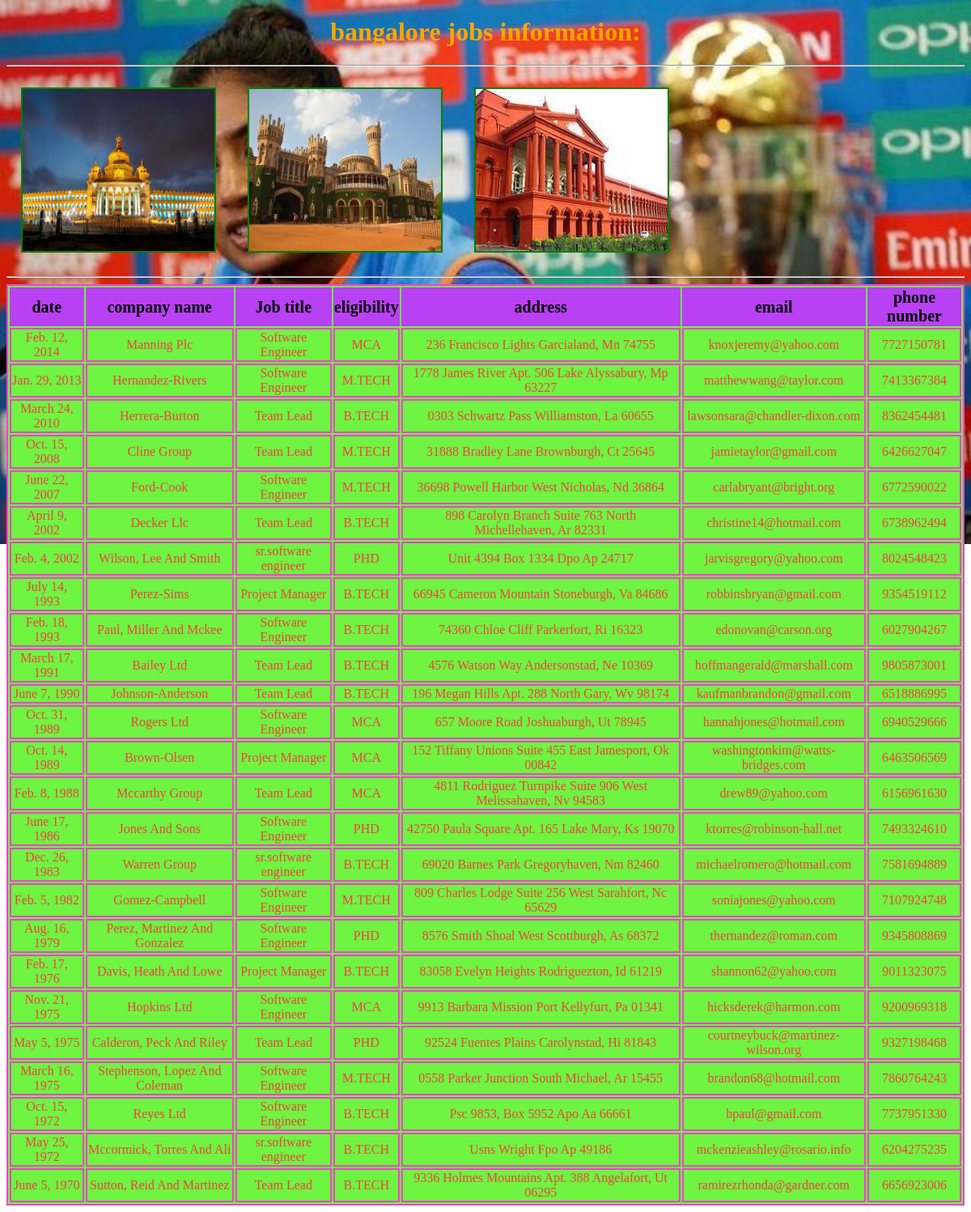
The app's page /blore/ with its own data.
### testapp/models.py (models this page shows)
class blorejobs(models.Model):
    date=models.DateField()
    company=models.CharField(max_length=64)
    title=models.CharField(max_length=64)
    eligibility=models.CharField(max_length=64)
    address=models.CharField(max_length=64)
    email=models.EmailField()
    phonenumber=models.IntegerField()

### testapp/views.py (the view)
# urls.py: url(r'^blore/',views.blorejobs_view),
def blorejobs_view(request):
    jobs_list=blorejobs.objects.order_by('-date')
    return render(request,'testapp/blorejobs.html',{"jobs_list":jobs_list})

### templates/testapp/blorejobs.html (shortened to what this page needs)
<!DOCTYPE html>
{% load staticfiles %}
<html lang="en" dir="ltr">
  <head>
    <link rel="stylesheet" href="{% static 'css/demo.css' %}">
  </head>
  <body>
<h1>bangalore jobs information:</h1><hr>
<img src="{% static 'images/image8.jpg' %}" alt="">
<img src="{% static 'images/image9.jpg' %}" alt="">
<img src="{% static 'images/image10.jpg' %}" alt=""><hr>
{% if jobs_list %}
<table border='2' id='sp'>
  <thead>
    <th>date</th>
    <th>company name</th>
    <th>Job title</th>
    <th>eligibility</th>
    <th>address</th>
    <th>email</th>
    <th>phone number</th>
  </thead>
  {% for job in jobs_list %}
  <tr>
    <td>{{job.date}}</td>
    <td>{{job.company|title}}</td>
    <td>{{job.title}}</td>
    <td>{{job.eligibility|upper}}</td>
    <td>{{job.address|title}}</td>
    <td>{{job.email}}</td>
    <td>{{job.phonenumber}}</td>
  </tr>
  {% endfor %}
</table>
{% else %}
<p>no data found</p>
{%endif%}
</body>
</html>

### static/css/demo.css (style rules this page uses)
h1 { text-align: center; color:orange;; }
img { height: 200px; width: 20%; margin: 1.5%; border: 2px solid green; }
#sp,td { border:2px solid #f442d1; text-align: center; background: #6ef441; color:rgb(244, 65, 65); }
th { background: #b841f4; font-size: 20px; color:black; border:#f44141; }
body { background-image:url(/static/images/image19.jpg); background-repeat:no-repeat; background-size:100%; }

### records on screen
blorejobs: date "Feb. 12, 2014", company "Manning Plc", title "Software Engineer", eligibility "MCA", address "236 Francisco Lights Garcialand, Mn 74755", email "knoxjeremy@yahoo.com", phonenumber "7727150781"
blorejobs: date "Jan. 29, 2013", company "Hernandez-Rivers", title "Software Engineer", eligibility "M.TECH", address "1778 James River Apt. 506 Lake Alyssabury, Mp 63227", email "matthewwang@taylor.com", phonenumber "7413367384"
blorejobs: date "March 24, 2010", company "Herrera-Burton", title "Team Lead", eligibility "B.TECH", address "0303 Schwartz Pass Williamston, La 60655", email "lawsonsara@chandler-dixon.com", phonenumber "8362454481"
blorejobs: date "Oct. 15, 2008", company "Cline Group", title "Team Lead", eligibility "M.TECH", address "31888 Bradley Lane Brownburgh, Ct 25645", email "jamietaylor@gmail.com", phonenumber "6426627047"
blorejobs: date "June 22, 2007", company "Ford-Cook", title "Software Engineer", eligibility "M.TECH", address "36698 Powell Harbor West Nicholas, Nd 36864", email "carlabryant@bright.org", phonenumber "6772590022"
blorejobs: date "April 9, 2002", company "Decker Llc", title "Team Lead", eligibility "B.TECH", address "898 Carolyn Branch Suite 763 North Michellehaven, Ar 82331", email "christine14@hotmail.com", phonenumber "6738962494"
blorejobs: date "Feb. 4, 2002", company "Wilson, Lee And Smith", title "sr.software engineer", eligibility "PHD", address "Unit 4394 Box 1334 Dpo Ap 24717", email "jarvisgregory@yahoo.com", phonenumber "8024548423"
blorejobs: date "July 14, 1993", company "Perez-Sims", title "Project Manager", eligibility "B.TECH", address "66945 Cameron Mountain Stoneburgh, Va 84686", email "robbinsbryan@gmail.com", phonenumber "9354519112"
blorejobs: date "Feb. 18, 1993", company "Paul, Miller And Mckee", title "Software Engineer", eligibility "B.TECH", address "74360 Chloe Cliff Parkerfort, Ri 16323", email "edonovan@carson.org", phonenumber "6027904267"
blorejobs: date "March 17, 1991", company "Bailey Ltd", title "Team Lead", eligibility "B.TECH", address "4576 Watson Way Andersonstad, Ne 10369", email "hoffmangerald@marshall.com", phonenumber "9805873001"
blorejobs: date "June 7, 1990", company "Johnson-Anderson", title "Team Lead", eligibility "B.TECH", address "196 Megan Hills Apt. 288 North Gary, Wv 98174", email "kaufmanbrandon@gmail.com", phonenumber "6518886995"
blorejobs: date "Oct. 31, 1989", company "Rogers Ltd", title "Software Engineer", eligibility "MCA", address "657 Moore Road Joshuaburgh, Ut 78945", email "hannahjones@hotmail.com", phonenumber "6940529666"
blorejobs: date "Oct. 14, 1989", company "Brown-Olsen", title "Project Manager", eligibility "MCA", address "152 Tiffany Unions Suite 455 East Jamesport, Ok 00842", email "washingtonkim@watts-bridges.com", phonenumber "6463506569"
blorejobs: date "Feb. 8, 1988", company "Mccarthy Group", title "Team Lead", eligibility "MCA", address "4811 Rodriguez Turnpike Suite 906 West Melissahaven, Nv 94583", email "drew89@yahoo.com", phonenumber "6156961630"
blorejobs: date "June 17, 1986", company "Jones And Sons", title "Software Engineer", eligibility "PHD", address "42750 Paula Square Apt. 165 Lake Mary, Ks 19070", email "ktorres@robinson-hall.net", phonenumber "7493324610"
blorejobs: date "Dec. 26, 1983", company "Warren Group", title "sr.software engineer", eligibility "B.TECH", address "69020 Barnes Park Gregoryhaven, Nm 82460", email "michaelromero@hotmail.com", phonenumber "7581694889"
blorejobs: date "Feb. 5, 1982", company "Gomez-Campbell", title "Software Engineer", eligibility "M.TECH", address "809 Charles Lodge Suite 256 West Sarahfort, Nc 65629", email "soniajones@yahoo.com", phonenumber "7107924748"
blorejobs: date "Aug. 16, 1979", company "Perez, Martinez And Gonzalez", title "Software Engineer", eligibility "PHD", address "8576 Smith Shoal West Scottburgh, As 68372", email "thernandez@roman.com", phonenumber "9345808869"
blorejobs: date "Feb. 17, 1976", company "Davis, Heath And Lowe", title "Project Manager", eligibility "B.TECH", address "83058 Evelyn Heights Rodriguezton, Id 61219", email "shannon62@yahoo.com", phonenumber "9011323075"
blorejobs: date "Nov. 21, 1975", company "Hopkins Ltd", title "Software Engineer", eligibility "MCA", address "9913 Barbara Mission Port Kellyfurt, Pa 01341", email "hicksderek@harmon.com", phonenumber "9200969318"
blorejobs: date "May 5, 1975", company "Calderon, Peck And Riley", title "Team Lead", eligibility "PHD", address "92524 Fuentes Plains Carolynstad, Hi 81843", email "courtneybuck@martinez-wilson.org", phonenumber "9327198468"
blorejobs: date "March 16, 1975", company "Stephenson, Lopez And Coleman", title "Software Engineer", eligibility "M.TECH", address "0558 Parker Junction South Michael, Ar 15455", email "brandon68@hotmail.com", phonenumber "7860764243"
blorejobs: date "Oct. 15, 1972", company "Reyes Ltd", title "Software Engineer", eligibility "B.TECH", address "Psc 9853, Box 5952 Apo Aa 66661", email "bpaul@gmail.com", phonenumber "7737951330"
blorejobs: date "May 25, 1972", company "Mccormick, Torres And Ali", title "sr.software engineer", eligibility "B.TECH", address "Usns Wright Fpo Ap 49186", email "mckenzieashley@rosario.info", phonenumber "6204275235"
blorejobs: date "June 5, 1970", company "Sutton, Reid And Martinez", title "Team Lead", eligibility "B.TECH", address "9336 Holmes Mountains Apt. 388 Angelafort, Ut 06295", email "ramirezrhonda@gardner.com", phonenumber "6656923006"
